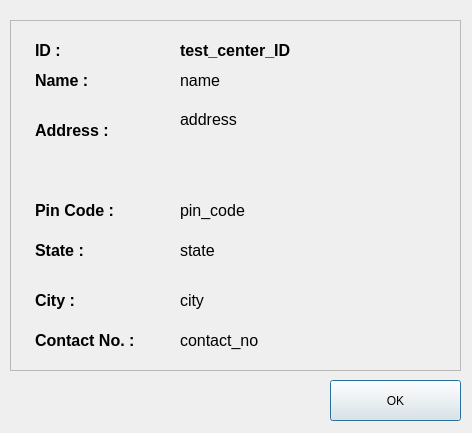
<?xml version="1.0" encoding="UTF-8"?>
<ui version="4.0">
 <class>testCenterProfile</class>
 <widget class="QDialog" name="testCenterProfile">
  <property name="geometry">
   <rect>
    <x>0</x>
    <y>0</y>
    <width>472</width>
    <height>433</height>
   </rect>
  </property>
  <property name="windowTitle">
   <string>Test Center Profile</string>
  </property>
  <widget class="QPushButton" name="removeButton">
   <property name="geometry">
    <rect>
     <x>330</x>
     <y>380</y>
     <width>131</width>
     <height>41</height>
    </rect>
   </property>
   <property name="text">
    <string>OK</string>
   </property>
  </widget>
  <widget class="QFrame" name="frame">
   <property name="geometry">
    <rect>
     <x>10</x>
     <y>20</y>
     <width>451</width>
     <height>351</height>
    </rect>
   </property>
   <property name="styleSheet">
    <string notr="true"/>
   </property>
   <property name="frameShape">
    <enum>QFrame::StyledPanel</enum>
   </property>
   <property name="frameShadow">
    <enum>QFrame::Raised</enum>
   </property>
   <widget class="QLabel" name="nameLabel">
    <property name="geometry">
     <rect>
      <x>25</x>
      <y>40</y>
      <width>81</width>
      <height>41</height>
     </rect>
    </property>
    <property name="text">
     <string>&lt;html&gt;&lt;head/&gt;&lt;body&gt;&lt;p&gt;&lt;span style=&quot; font-size:12pt; font-weight:600;&quot;&gt;Name :&lt;/span&gt;&lt;/p&gt;&lt;/body&gt;&lt;/html&gt;</string>
    </property>
   </widget>
   <widget class="QLabel" name="addressLabel">
    <property name="geometry">
     <rect>
      <x>25</x>
      <y>90</y>
      <width>91</width>
      <height>41</height>
     </rect>
    </property>
    <property name="text">
     <string>&lt;html&gt;&lt;head/&gt;&lt;body&gt;&lt;p&gt;&lt;span style=&quot; font-size:12pt; font-weight:600;&quot;&gt;Address :&lt;/span&gt;&lt;/p&gt;&lt;/body&gt;&lt;/html&gt;</string>
    </property>
   </widget>
   <widget class="QLabel" name="contactLabel">
    <property name="geometry">
     <rect>
      <x>25</x>
      <y>300</y>
      <width>131</width>
      <height>41</height>
     </rect>
    </property>
    <property name="text">
     <string>&lt;html&gt;&lt;head/&gt;&lt;body&gt;&lt;p&gt;&lt;span style=&quot; font-size:12pt; font-weight:600;&quot;&gt;Contact No. :&lt;/span&gt;&lt;/p&gt;&lt;/body&gt;&lt;/html&gt;</string>
    </property>
   </widget>
   <widget class="QLabel" name="stateLabel">
    <property name="geometry">
     <rect>
      <x>25</x>
      <y>210</y>
      <width>61</width>
      <height>41</height>
     </rect>
    </property>
    <property name="text">
     <string>&lt;html&gt;&lt;head/&gt;&lt;body&gt;&lt;p&gt;&lt;span style=&quot; font-size:12pt; font-weight:600;&quot;&gt;State :&lt;/span&gt;&lt;/p&gt;&lt;/body&gt;&lt;/html&gt;</string>
    </property>
   </widget>
   <widget class="QLabel" name="pinCodeLabel">
    <property name="geometry">
     <rect>
      <x>25</x>
      <y>170</y>
      <width>91</width>
      <height>41</height>
     </rect>
    </property>
    <property name="text">
     <string>&lt;html&gt;&lt;head/&gt;&lt;body&gt;&lt;p&gt;&lt;span style=&quot; font-size:12pt; font-weight:600;&quot;&gt;Pin Code :&lt;/span&gt;&lt;/p&gt;&lt;/body&gt;&lt;/html&gt;</string>
    </property>
   </widget>
   <widget class="QLabel" name="cityLabel">
    <property name="geometry">
     <rect>
      <x>25</x>
      <y>260</y>
      <width>61</width>
      <height>41</height>
     </rect>
    </property>
    <property name="text">
     <string>&lt;html&gt;&lt;head/&gt;&lt;body&gt;&lt;p&gt;&lt;span style=&quot; font-size:12pt; font-weight:600;&quot;&gt;City :&lt;/span&gt;&lt;/p&gt;&lt;/body&gt;&lt;/html&gt;</string>
    </property>
   </widget>
   <widget class="QLabel" name="name">
    <property name="geometry">
     <rect>
      <x>170</x>
      <y>40</y>
      <width>281</width>
      <height>41</height>
     </rect>
    </property>
    <property name="styleSheet">
     <string notr="true">font-size:12pt;</string>
    </property>
    <property name="text">
     <string>name</string>
    </property>
   </widget>
   <widget class="QLabel" name="address">
    <property name="geometry">
     <rect>
      <x>170</x>
      <y>90</y>
      <width>281</width>
      <height>71</height>
     </rect>
    </property>
    <property name="styleSheet">
     <string notr="true">font-size:12pt;</string>
    </property>
    <property name="text">
     <string>address</string>
    </property>
    <property name="alignment">
     <set>Qt::AlignLeading|Qt::AlignLeft|Qt::AlignTop</set>
    </property>
   </widget>
   <widget class="QLabel" name="pinCode">
    <property name="geometry">
     <rect>
      <x>170</x>
      <y>170</y>
      <width>181</width>
      <height>41</height>
     </rect>
    </property>
    <property name="styleSheet">
     <string notr="true">font-size:12pt;</string>
    </property>
    <property name="text">
     <string>pin_code</string>
    </property>
   </widget>
   <widget class="QLabel" name="state">
    <property name="geometry">
     <rect>
      <x>170</x>
      <y>210</y>
      <width>181</width>
      <height>41</height>
     </rect>
    </property>
    <property name="styleSheet">
     <string notr="true">font-size:12pt;</string>
    </property>
    <property name="text">
     <string>state</string>
    </property>
   </widget>
   <widget class="QLabel" name="city">
    <property name="geometry">
     <rect>
      <x>170</x>
      <y>260</y>
      <width>181</width>
      <height>41</height>
     </rect>
    </property>
    <property name="styleSheet">
     <string notr="true">font-size:12pt;</string>
    </property>
    <property name="text">
     <string>city</string>
    </property>
   </widget>
   <widget class="QLabel" name="contactNo">
    <property name="geometry">
     <rect>
      <x>170</x>
      <y>305</y>
      <width>181</width>
      <height>31</height>
     </rect>
    </property>
    <property name="styleSheet">
     <string notr="true">font-size:12pt;</string>
    </property>
    <property name="text">
     <string>contact_no</string>
    </property>
   </widget>
   <widget class="QLabel" name="IDLabel">
    <property name="geometry">
     <rect>
      <x>25</x>
      <y>10</y>
      <width>141</width>
      <height>41</height>
     </rect>
    </property>
    <property name="text">
     <string>&lt;html&gt;&lt;head/&gt;&lt;body&gt;&lt;p&gt;&lt;span style=&quot; font-size:12pt; font-weight:600;&quot;&gt;ID :&lt;/span&gt;&lt;/p&gt;&lt;/body&gt;&lt;/html&gt;</string>
    </property>
   </widget>
   <widget class="QLabel" name="testCenterID">
    <property name="geometry">
     <rect>
      <x>170</x>
      <y>10</y>
      <width>281</width>
      <height>41</height>
     </rect>
    </property>
    <property name="styleSheet">
     <string notr="true">font-size:12pt;
font-weight:bold;</string>
    </property>
    <property name="text">
     <string>test_center_ID</string>
    </property>
   </widget>
  </widget>
 </widget>
 <resources/>
 <connections/>
</ui>
